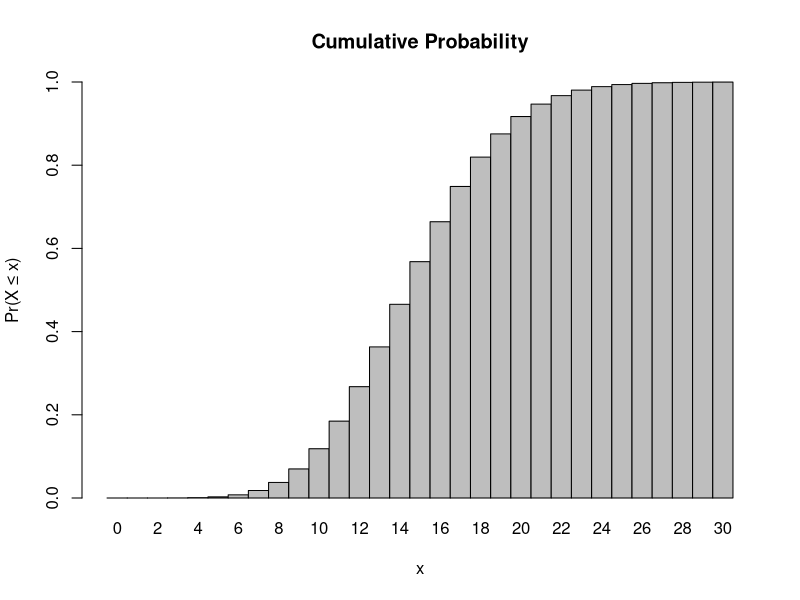
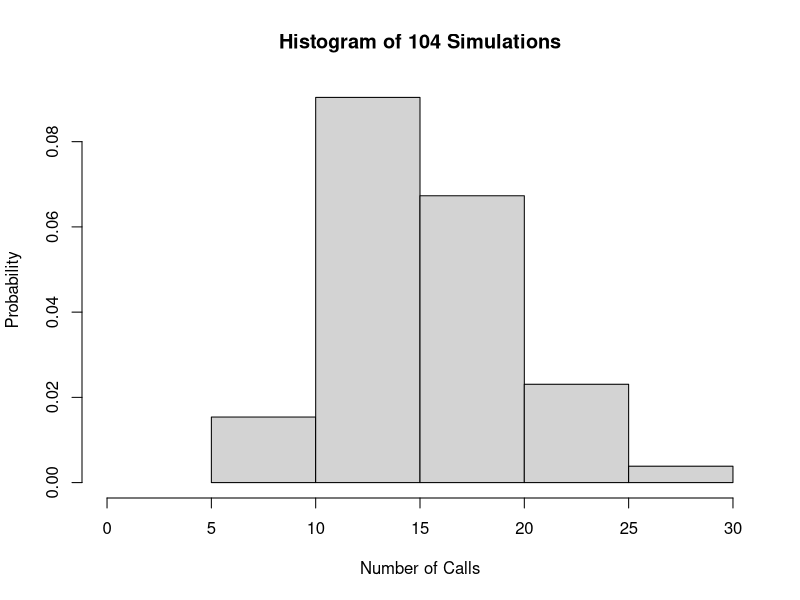

R code for these plots, in order:
## ---- chunk 1
ppois(8, lambda = 15, lower=FALSE) #Find the upper tail for more than 8 calls in a session
## ---- chunk 2
dpois(0, lambda = 15) #Test for 0 calls in a session
## ---- chunk 3
dpois(3, lambda = 15) #Find chance of hearing exactly 3 calls.
## ---- chunk 4
x <- 0:30 #Set our range of 0 to 30
l <- 15 #Set our lambda value as the amount of calls heard which is 15.
barplot(ppois(q=x,lambda=l),ylim=0:1,space=0, names.arg=x,xlab="x",ylab="Pr(X ≤ x)",main="Cumulative Probability") #Create barplot with the two varibles for cumulative probability
## ---- chunk 5
rpois(104,15) #Set-up a simulation for 104 results for our lambda value of 15
## ---- chunk 6
x <- rpois(104,15) #Create a vector that is our simulation from above 
hist(x, xlim = c(0,30), main = "Histogram of 104 Simulations", xlab = "Number of Calls", ylab = "Probability", probability = TRUE) #Create histogram with simulation with range from 0 to 30.
